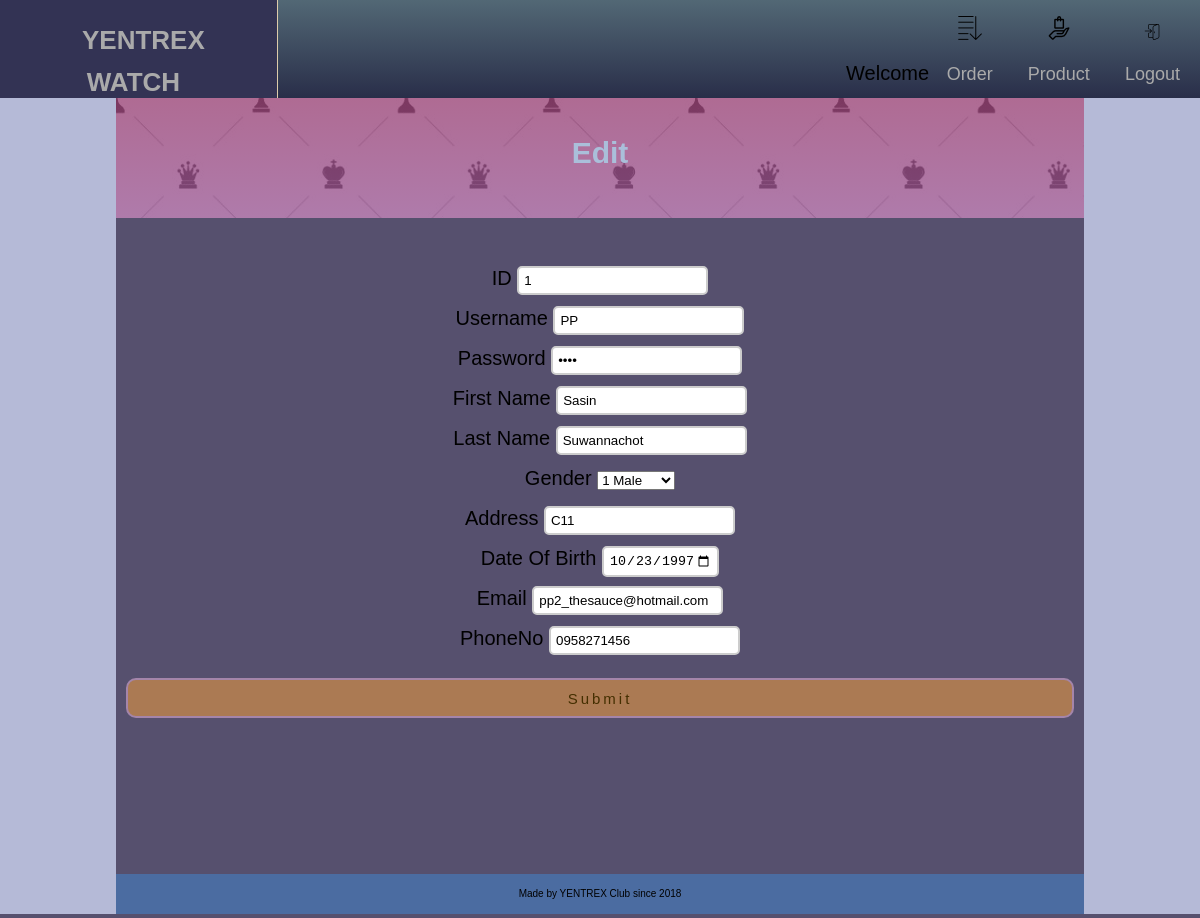
Page /edit.php?userid=1 on the committed database.
### tables this page shows
CREATE TABLE `user` (
  `USER_ID` int(11) NOT NULL,
  `USER_FName` varchar(50) NOT NULL,
  `USER_LName` varchar(50) NOT NULL,
  `USER_GenderID` int(11) NOT NULL,
  `USER_Address` varchar(200) NOT NULL,
  `USER_DOB` varchar(50) NOT NULL,
  `USER_Email` varchar(50) NOT NULL,
  `USER_PhoneNo` varchar(10) NOT NULL,
  `USER_Username` varchar(50) NOT NULL,
  `USER_Password` varchar(50) NOT NULL,
  `USERGROUP_ID` int(10) NOT NULL
);

### edit.php (the view, shortened to what this page needs)
<!DOCTYPE html>
<html>
<head>
	<link rel="stylesheet" type="text/css" href="home.css">
	<link rel="stylesheet" type="text/css" href="template.css">
	<div class="header">
		<div class="Yentrex">
			<a href="home2.php?userid=<?=$_SESSION['v_id']?>">Yentrex Watch</a>
		</div>
		<div class="top">
			<div id="toplink">
				<?php
					echo "Welcome";
				?>
				<br>
			</div>
			<div id="toplink">
				<?php if ($_SESSION['v_userrole']==1){ ?>
					<img src="image/order.png">
					<br>
					<a href="order_staff.php?userid=<?=$_SESSION['v_id']?>">Order</a>
				<?php } else { ?>
					<img src="image/order.png">
					<br>
					<a href="order.php">Order</a>
				<?php } ?>
			</div>
			<div id="toplink">
				<img src="image/product.png">
				<br>
				<a href="Product2.php?userid=<?=$_SESSION['v_id']?>">Product</a>
			</div>
			<div id="toplink">
				<img src="image/login.png">
				<br>
				<a href="logout.php">Logout</a>
			</div>
		</div>
	</div>
</head>
<body>
	<div id="div_main">
		<div class="info"><h2>Edit<h2></div>
		<div class="content">
		<?php
        require_once('connect.php');
        $id = $_GET['userid'];
        $q = "select * from user where USER_ID=$id";
        $result = $mysqli->query($q);
        $row = $result->fetch_array();
        ?>
			<form action="update_user.php" method="post">
				<label>ID</label>
				<input value="<?=$id?>" type="text" required name="USER_ID" readonly>
				<br>
				<label>Username</label>
				<input value="<?=$row['USER_Username']?>" type="text" required name="USER_Username">
				<br>
				<label>Password</label>
				<input value="<?=$row['USER_Password']?>" type="password" required name="USER_Password">
				<br>
				<label>First Name</label>
				<input value="<?=$row['USER_FName']?>" type="text" required name="USER_FName">
				<br>
				<label>Last Name</label>
				<input value="<?=$row['USER_LName']?>" type="text" required name="USER_LName">
				<br>
				<label>Gender</label>
				<select value="<?=$row['USER_GenderID']?>" class="select" name="USER_GenderID" input type='number'>
				<option>1 Male</option>
				</select>
				<br>
				<label>Address</label>
				<input value="<?=$row['USER_Address']?>" type="text" required name="USER_Address">
				<br>
				<label>Date Of Birth</label>
				<input value="<?=$row['USER_DOB']?>" type="date" required max="2018-11-30" name="USER_DOB">
				<br>
				<label>Email</label>
				<input value="<?=$row['USER_Email']?>" type="text" required name="USER_Email">
				<br>
				<label>PhoneNo</label>
				<input value="<?=$row['USER_PhoneNo']?>" type="text" required name="USER_PhoneNo">
				<input class="finishbutton" type="submit" name = "u_edit" value="Submit">
		</div>
</body>
<footer class="foot">
	<div id="div_left"></div>
	Made by YENTREX Club since 2018
	<div id="div_right"></div>
</footer>
</html>

### home.css (style rules this page uses)
a { text-decoration: none; }
body { font-size: 20px; background: #56506E; font-family: Ariel,Helvetica,sans serif; text-align: center; line-height: 2em; }
h2 { color:#aabfda; }
.foot { font-size:10px; background: #4b6ca1; margin:-4px; }
.finishbutton { width: 100%; height:40px; border:2px #a485aa solid; border-radius: 10px; margin-top: 20px; margin-bottom:20px; background-color: #AB7A53; font-size: 15px; color:#442f00; letter-spacing:0.2em; }
input[type=text],[type=password],[type=date] { padding:5px; border:2px solid #ccc; -webkit-border-radius: 5px; border-radius: 5px; }

### template.css (style rules this page uses)
.header { position: relative; overflow: hidden; background: #536976; background: -webkit-linear-gradient(to bottom, #536976, #292e49); background: linear-gradient(to bottom, #536976, #292e49); padding: 15px 10px; margin:-10px -10px 0px -10px; height:70px; }
.Yentrex { margin-top:-13px; margin-left:-8px; width:20%; height:70px; padding: 20px; float:left; font-family: "Lucida Sans Unicode", "Lucida Grande", sans-serif; font-weight: 700; font-style: normal; font-variant: small-caps; text-transform: uppercase; text-align: center; background-color:#333354; border-right:1px #ddccaa solid; }
.Yentrex a { padding:10px; height: auto; text-decoration:none; color:#aaaaaa; font-size: 26px; }
.top { float:right; }
.top a { color:#aaaaaa; text-align: center; padding: 12px; text-decoration: none; font-size: 18px; line-height: 25px; border-radius: 4px; }
div#toplink { display:inline-block; text-align: center; }
div#div_main { position:relative; }
div#div_left { position:absolute; top:0px; left:-10px; bottom:0px; width:10%; background-color:#b5bad7; }
.info { position: relative; background-image:linear-gradient(rgba(155,70,120,0.8), rgba(155,90,150,0.8)),url("image/chess.jpg"); margin-left:10%; left:-10px; padding:10px; width:80%; min-height: 100px; }
.content { margin-top:20px; position: relative; margin-left:10%; margin-right:10%; width:80%; padding:1em 0em; min-height: 600px; }
div#div_right { position:absolute; top:0px; right:-10px; bottom:0px; width:10%; background-color:#b5bad7; }

### rows in the picture
user: USER_Username "PP", USER_FName "Sasin", USER_LName "Suwannachot", USER_GenderID "1 Male", USER_Address "C11", USER_DOB "10/23/1997", USER_Email "pp2_thesauce@hotmail.com", USER_PhoneNo "0958271456"
